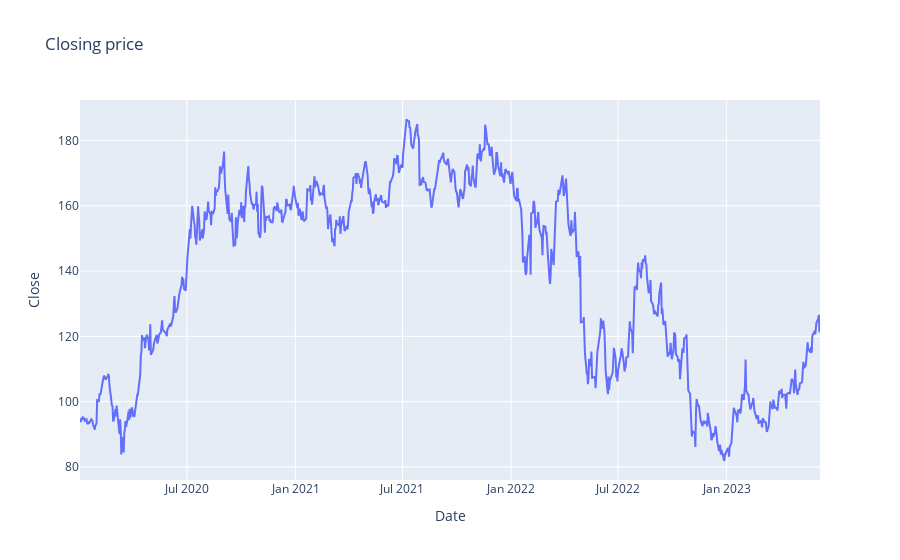

The cell this chart's notebook holds for it:
### Code cell
## closing price

fig = px.line(df, x = df['Date'], y = df['Close'], title="Closing price")
fig

### Figure 1 — Plotly figure (JSON) as saved in the notebook; plotly's stock layout.template omitted (floating-point values rounded to 4 significant figures; data arrays with more than 128 entries replaced by an {"elided": "..."} marker saying what was removed)
{"data": [{"hovertemplate": "Date=%{x}<br>Close=%{y}<extra></extra>", "legendgroup": "", "line": {"color": "#636efa", "dash": "solid"}, "marker": {"symbol": "circle"}, "mode": "lines", "name": "", "orientation": "v", "showlegend": false, "type": "scatter", "x": {"elided": "865 str values"}, "xaxis": "x", "y": {"elided": "865 float values"}, "yaxis": "y"}], "layout": {"legend": {"tracegroupgap": 0}, "title": {"text": "Closing price"}, "xaxis": {"anchor": "y", "domain": [0, 1], "title": {"text": "Date"}}, "yaxis": {"anchor": "x", "domain": [0, 1], "title": {"text": "Close"}}}}
